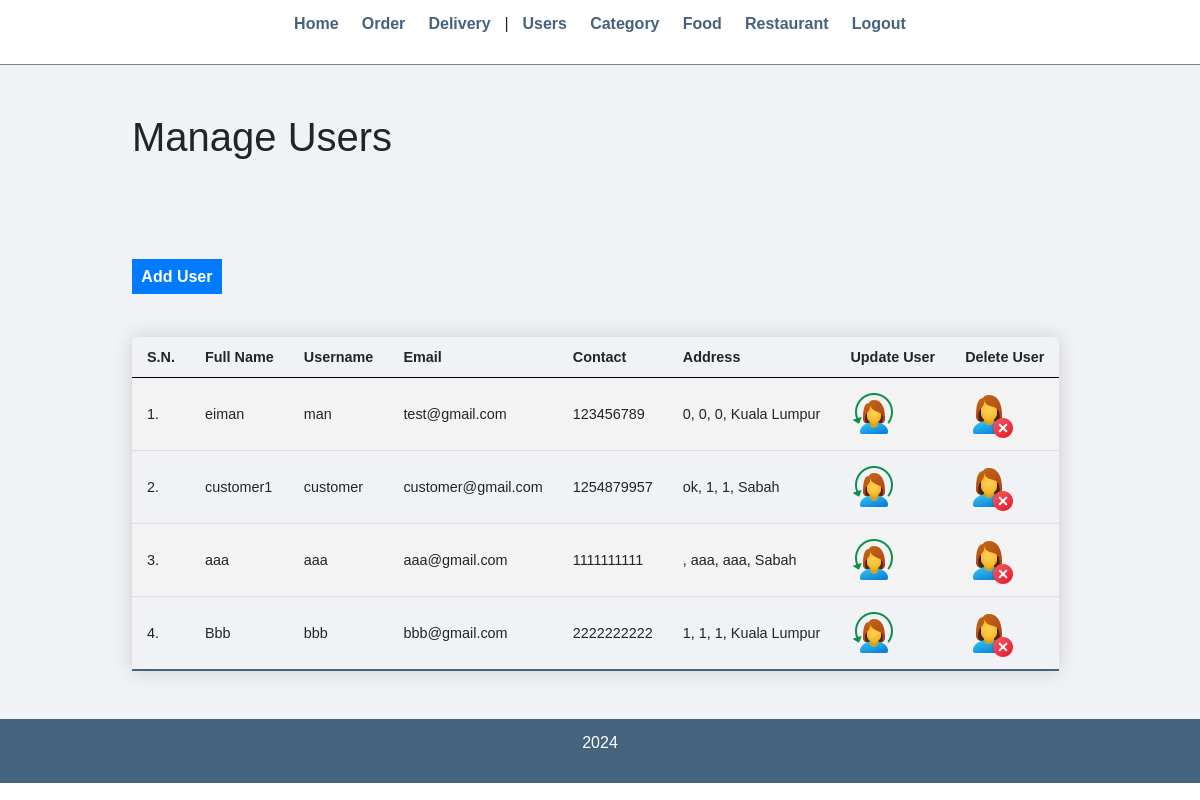
Page /admin/manage-users.php (signed in) on the committed database.
### tables this page shows
CREATE TABLE `user` (
  `user_id` int(11) NOT NULL,
  `user_role` tinyint(1) NOT NULL DEFAULT 0,
  `user_name` varchar(50) NOT NULL,
  `user_pass` varchar(255) NOT NULL,
  `user_fullname` varchar(255) NOT NULL,
  `user_email` varchar(255) NOT NULL,
  `user_phone` bigint(15) NOT NULL,
  `house` varchar(255) DEFAULT NULL,
  `street` varchar(255) NOT NULL,
  `city` varchar(255) NOT NULL,
  `state` varchar(255) NOT NULL
);

### admin/manage-users.php (the view, shortened to what this page needs)
<?php require('partials/menu.php'); ?>
    <div class="main-content">
        <div class="wrapper">
            <h1>Manage Users</h1>
            <br/>
            <br><br><br>
            <a href="add-users.php" class="btn-primary">Add User</a>
            <br /><br /><br />
            <table class="content-table">
                <tr>
                    <th>S.N.</th>
                    <th>Full Name</th>
                    <th>Username</th>
                    <th>Email</th>
                    <th>Contact</th>
                    <th>Address</th>
                    <th>Update User</th>
                    <th>Delete User</th>
                    </tr>
                    <?php
                        $sql = "SELECT * FROM user";
                        $res = mysqli_query($conn, $sql);
                        if($res==TRUE)
                        {
                            $count = mysqli_num_rows($res);
                            $sn=1;
                            if($count>0)
                            {
                                while($rows=mysqli_fetch_assoc($res))
                                {
                                    $id=$rows['user_id'];
                                    $full_name=$rows['user_fullname'];
                                    $username=$rows['user_name'];
                                    $email=$rows['user_email'];
                                    $contact=$rows['user_phone'];
                                    $address=$rows['house'] . ", " . $rows['street'] . ", " . $rows['city'] . ", " . $rows['state'];
                                    ?>
                                    <tr>
                                        <td><?php echo $sn++; ?>. </td>
                                        <td><?php echo $full_name; ?></td>
                                        <td><?php echo $username; ?></td>
                                        <td><?php echo $email; ?></td>
                                        <td><?php echo $contact; ?></td>
                                        <td><?php echo $address; ?></td>
                                        <td>
                                            <a href="<?php echo SITEURL; ?>admin/update-users.php?id=<?php echo $id; ?>" ><img src="../images/icons/update-user.png"/></a>
                                        </td>
                                            <td>
                                            <a href="<?php echo SITEURL; ?>admin/delete-users.php?id=<?php echo $id; ?>" ><img src="../images/icons/delete-user.png"/></a>
                                        </td>
                                    </tr>
                                    <?php
                                }
                            }
                            else
                            {
                            }
                        }
                    ?>
                </table>
            </div>
        </div>
<?php include('partials/footer.php'); ?>

### css/admin.css (style rules this page uses)
* { margin: 0; padding: 0; font-family: Arial, Helvetica, sans-serif; }
.wrapper { padding: 1%; width: 80%; margin: 0 auto; }
table tr th { border-bottom: 1px solid black; padding: 1%; text-align: left; }
table tr td { padding: 1%; }
.btn-primary { background-color: #1e90ff; padding: 1%; color: white; text-decoration: none; font-weight: bold; }
.main-content { background-color: #f1f2f6; padding: 3% 0; }
.content-table { border-collapse: collapse; font-size: 0.9em; min-width: 800px; border-radius: 5px 5px 0 0; overflow: hidden; box-shadow: 0 0 20px rgba(0, 0, 0, 0.15); }
.content-table th, .content-table td { padding: 12px 15px; }
.content-table tbody tr { border-bottom: 1px solid #dddddd; }
.content-table tbody tr:nth-of-type(even) { background-color: #f3f3f3; }
.content-table tbody tr:last-of-type { border-bottom: 2px solid #45637d; }

### rows in the picture
user: user_fullname "eiman", user_name "man", user_email "test@gmail.com", user_phone "123456789", address "0, 0, 0, Kuala Lumpur"
user: user_fullname "customer1", user_name "customer", user_email "customer@gmail.com", user_phone "1254879957", address "ok, 1, 1, Sabah"
user: user_fullname "aaa", user_name "aaa", user_email "aaa@gmail.com", user_phone "1111111111", address ", aaa, aaa, Sabah"
user: user_fullname "Bbb", user_name "bbb", user_email "bbb@gmail.com", user_phone "2222222222", address "1, 1, 1, Kuala Lumpur"
